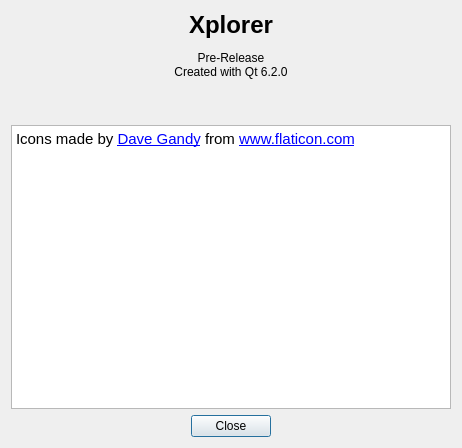
<?xml version="1.0" encoding="UTF-8"?>
<ui version="4.0">
 <class>AboutDialog</class>
 <widget class="QDialog" name="AboutDialog">
  <property name="geometry">
   <rect>
    <x>0</x>
    <y>0</y>
    <width>462</width>
    <height>448</height>
   </rect>
  </property>
  <property name="windowTitle">
   <string>About</string>
  </property>
  <layout class="QGridLayout" name="gridLayout">
   <item row="0" column="0">
    <layout class="QVBoxLayout" name="verticalLayout">
     <item>
      <widget class="QLabel" name="lblXplorer">
       <property name="layoutDirection">
        <enum>Qt::LeftToRight</enum>
       </property>
       <property name="text">
        <string>&lt;html&gt;&lt;head/&gt;&lt;body&gt;&lt;p&gt;&lt;span style=&quot; font-size:18pt; font-weight:700;&quot;&gt;Xplorer&lt;/span&gt;&lt;/p&gt;&lt;p&gt;Pre-Release&lt;br/&gt;Created with Qt 6.2.0&lt;/p&gt;&lt;p&gt;&lt;br/&gt;&lt;/p&gt;&lt;/body&gt;&lt;/html&gt;</string>
       </property>
       <property name="alignment">
        <set>Qt::AlignCenter</set>
       </property>
      </widget>
     </item>
     <item>
      <widget class="QTextBrowser" name="tbLegal">
       <property name="html">
        <string>&lt;!DOCTYPE HTML PUBLIC &quot;-//W3C//DTD HTML 4.0//EN&quot; &quot;http://www.w3.org/TR/REC-html40/strict.dtd&quot;&gt;
&lt;html&gt;&lt;head&gt;&lt;meta name=&quot;qrichtext&quot; content=&quot;1&quot; /&gt;&lt;meta charset=&quot;utf-8&quot; /&gt;&lt;style type=&quot;text/css&quot;&gt;
p, li { white-space: pre-wrap; }
&lt;/style&gt;&lt;/head&gt;&lt;body style=&quot; font-family:'Cantarell'; font-size:11pt; font-weight:400; font-style:normal;&quot;&gt;
&lt;p style=&quot; margin-top:0px; margin-bottom:0px; margin-left:0px; margin-right:0px; -qt-block-indent:0; text-indent:0px;&quot;&gt;Icons made by &lt;a href=&quot;https://www.flaticon.com/autores/dave-gandy&quot;&gt;&lt;span style=&quot; text-decoration: underline; color:#0000ff;&quot;&gt;Dave Gandy&lt;/span&gt;&lt;/a&gt; from &lt;a href=&quot;https://www.flaticon.com&quot;&gt;&lt;span style=&quot; text-decoration: underline; color:#0000ff;&quot;&gt;www.flaticon.com&lt;/span&gt;&lt;/a&gt;&lt;/p&gt;&lt;/body&gt;&lt;/html&gt;</string>
       </property>
       <property name="openExternalLinks">
        <bool>true</bool>
       </property>
      </widget>
     </item>
     <item>
      <layout class="QHBoxLayout" name="horizontalLayout">
       <item>
        <spacer name="horizontalSpacer">
         <property name="orientation">
          <enum>Qt::Horizontal</enum>
         </property>
         <property name="sizeHint" stdset="0">
          <size>
           <width>40</width>
           <height>20</height>
          </size>
         </property>
        </spacer>
       </item>
       <item>
        <widget class="QPushButton" name="btnClose">
         <property name="text">
          <string>Close</string>
         </property>
        </widget>
       </item>
       <item>
        <spacer name="horizontalSpacer_2">
         <property name="orientation">
          <enum>Qt::Horizontal</enum>
         </property>
         <property name="sizeHint" stdset="0">
          <size>
           <width>40</width>
           <height>20</height>
          </size>
         </property>
        </spacer>
       </item>
      </layout>
     </item>
    </layout>
   </item>
  </layout>
 </widget>
 <resources/>
 <connections/>
</ui>
